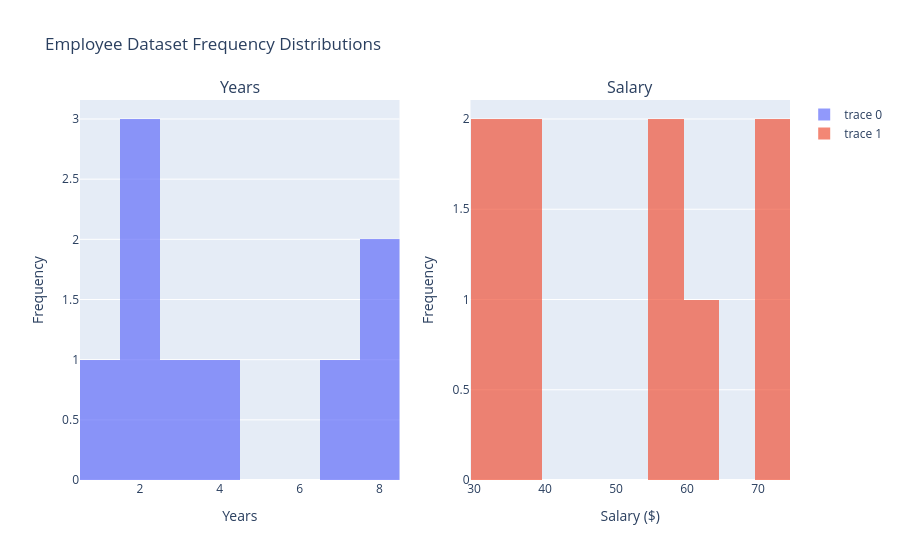

The cell this chart's notebook holds for it:
### Code cell
employee = pd.read_csv('D:\gurdit singh\lab-descriptive-stats-en\your-code\Employee.csv')
fig = make_subplots(rows=1, cols=2, subplot_titles=('Years', 'Salary'))
fig.add_trace(go.Histogram(x=employee['Years'], opacity=0.7, nbinsx=9), row=1, col=1)
fig.add_trace(go.Histogram(x=employee['Salary'], opacity=0.7, nbinsx=10), row=1, col=2)
fig.update_layout(title='Employee Dataset Frequency Distributions', xaxis_title='Years', yaxis_title='Frequency',
                  xaxis2_title='Salary ($)', yaxis2_title='Frequency')
fig.show()

### Figure 1 — Plotly figure (JSON) as saved in the notebook; plotly's stock layout.template omitted (floating-point values rounded to 4 significant figures)
{"data": [{"nbinsx": 9, "opacity": 0.7, "type": "histogram", "x": [1, 2, 2, 4, 3, 2, 8, 7, 8], "xaxis": "x", "yaxis": "y"}, {"nbinsx": 10, "opacity": 0.7, "type": "histogram", "x": [35, 30, 30, 35, 55, 55, 70, 60, 70], "xaxis": "x2", "yaxis": "y2"}], "layout": {"annotations": [{"font": {"size": 16}, "showarrow": false, "text": "Years", "x": 0.225, "xanchor": "center", "xref": "paper", "y": 1, "yanchor": "bottom", "yref": "paper"}, {"font": {"size": 16}, "showarrow": false, "text": "Salary", "x": 0.775, "xanchor": "center", "xref": "paper", "y": 1, "yanchor": "bottom", "yref": "paper"}], "title": {"text": "Employee Dataset Frequency Distributions"}, "xaxis": {"anchor": "y", "domain": [0, 0.45], "title": {"text": "Years"}}, "xaxis2": {"anchor": "y2", "domain": [0.55, 1], "title": {"text": "Salary ($)"}}, "yaxis": {"anchor": "x", "domain": [0, 1], "title": {"text": "Frequency"}}, "yaxis2": {"anchor": "x2", "domain": [0, 1], "title": {"text": "Frequency"}}}}
